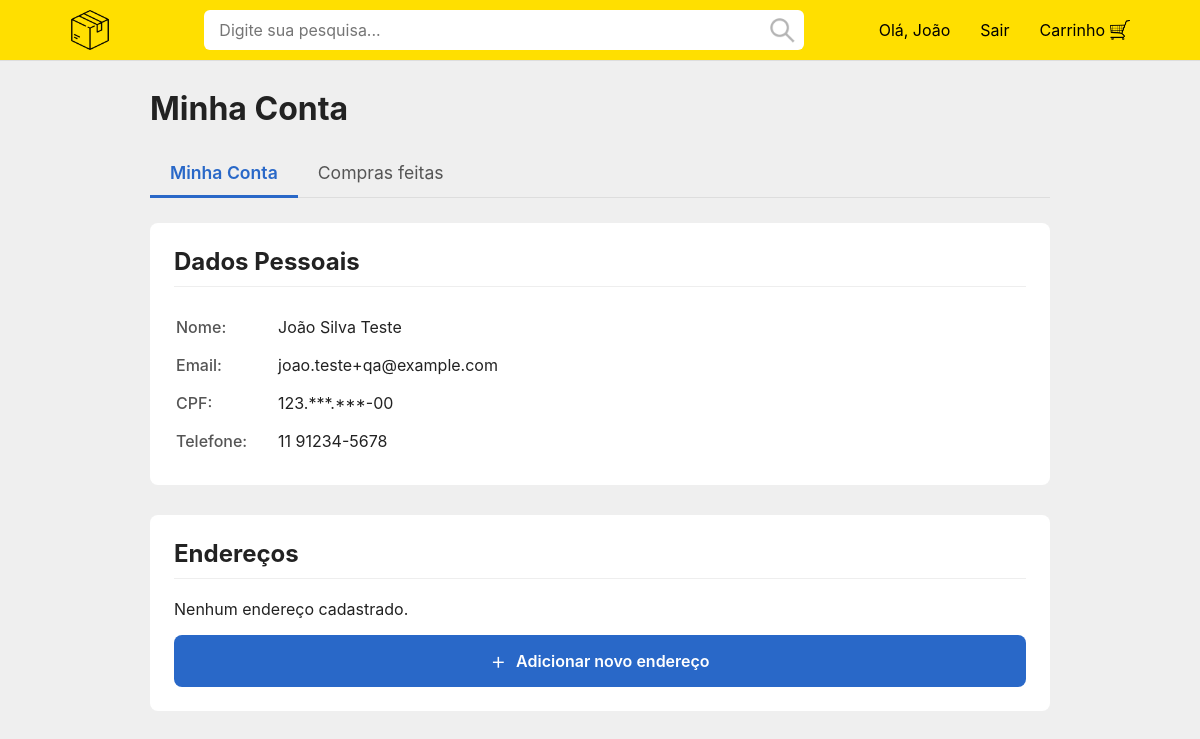
The app's page /tela_minha_conta.php (signed in) with its own data.
### tables this page shows
CREATE TABLE `usuarios` (
  `id` int NOT NULL,
  `nome` varchar(255) NOT NULL,
  `email` varchar(255) NOT NULL,
  `cpf` varchar(14) NOT NULL,
  `senha` varchar(255) NOT NULL,
  `telefone` varchar(20) DEFAULT NULL,
  `data_cadastro` datetime NOT NULL DEFAULT CURRENT_TIMESTAMP,
  `tipo` varchar(20) NOT NULL DEFAULT 'cliente'
);

### src/tela_minha_conta.php (the view, shortened to what this page needs)
<?php
require '../Banco de dados/conexao.php';
$usuario_id = $_SESSION['usuario_id'];
try {
    $stmt_user = $pdo->prepare("SELECT nome, email, cpf, telefone FROM usuarios WHERE id = ?");
    $stmt_user->execute([$usuario_id]);
    $usuario = $stmt_user->fetch(PDO::FETCH_ASSOC);
} catch (PDOException $e) {
    die("Erro ao buscar dados do usuário: " . $e->getMessage());
}
try {
    $stmt_enderecos = $pdo->prepare("SELECT * FROM enderecos WHERE usuario_id = ? ORDER BY id DESC");
    $stmt_enderecos->execute([$usuario_id]);
    $enderecos = $stmt_enderecos->fetchAll(PDO::FETCH_ASSOC);
} catch (PDOException $e) {
    $enderecos = [];
    error_log("Erro ao buscar endereços: " . $e->getMessage());
}
$nome_usuario = explode(' ', $usuario['nome'])[0];
?>
<!doctype html>
<html lang="pt-BR">
<head>
    <link rel="stylesheet" href="../assets/estilos/style.css">
</head>
<body>
    <header class="topbar">
        <nav class="actions">
            <div class="logo-container">
                <a href="index.php" style="display: flex; align-items: center;">
                    <img src="../assets/imagens/exemplo-logo.png" alt="" style="width: 40px; height: 40px;">
                </a>
            </div>
            <form action="buscar.php" method="GET" style="position: relative; width: 600px; max-width: 100%;">
                <input type="search" id="pesquisa" name="q" placeholder="Digite sua pesquisa..." style="font-size: 16px; width: 100%; height: 40px; padding-left: 15px; padding-right: 45px; border-radius: 6px; border: none; box-sizing: border-box;">
                <button type="submit" style="position: absolute; right: 0; top: 0; height: 40px; width: 45px; border: none; background: transparent; cursor: pointer; display: flex; align-items: center; justify-content: center;">
                    <img src="../assets/imagens/lupa.png" alt="lupa" style="width: 28px; height: 28px; opacity: 0.6;">
                </button>
            </form>
            <div style="display: flex; gap: 30px; align-items: center;">
                <a href="tela_minha_conta.php">Olá, <?php echo htmlspecialchars($nome_usuario); ?></a>
                <a href="../Banco de dados/logout.php">Sair</a>
                <a href="tela_carrinho.php" style="display: flex; align-items: center; gap: 5px;">
                    Carrinho
                    <img src="../assets/imagens/carrinho invertido.png" alt="" style="width: 20px; height: 20px;">
                </a>
            </div>
        </nav>
    </header>
    <main class="container">
        <h1>Minha Conta</h1>
        <div class="tabs-container">
            <button class="tab-button active" data-tab="painel-conta">Minha Conta</button>
            <button class="tab-button" data-tab="painel-compras">Compras feitas</button>
        </div>
        <div id="painel-conta" class="tab-painel active">
            <section class="conta-secao">
                <h2>Dados Pessoais</h2>
                <table class="dados-pessoais">
                    <tr>
                        <td>Nome:</td>
                        <td><?php echo htmlspecialchars($usuario['nome']); ?></td>
                    </tr>
                    <tr>
                        <td>Email:</td>
                        <td><?php echo htmlspecialchars($usuario['email']); ?></td>
                    </tr>
                    <tr>
                        <td>CPF:</td>
                        <td><?php echo htmlspecialchars(substr($usuario['cpf'], 0, 3) . '.***.***-' . substr($usuario['cpf'], -2)); ?></td>
                    </tr>
                    <tr>
                        <td>Telefone:</td>
                        <td><?php echo htmlspecialchars($usuario['telefone']); ?></td>
                    </tr>
                </table>
            </section>
            <section class="conta-secao">
                <h2>Endereços</h2>
                <?php if (empty($enderecos)): ?>
                    <p>Nenhum endereço cadastrado.</p>
                <?php endif; ?>
                <a href="tela_novo_endereco.php" class="btn-adicionar-endereco">
                    <span>+</span> Adicionar novo endereço
                </a>
            </section>
        </div>
    </main>
</body>
</html>

### assets/estilos/style.css (style rules this page uses)
:root { --yellow: #ffdf00; --muted: #efefef; --card-bg: #ffffff; --text: #222; }
* { box-sizing: border-box; font-family: Inter, Arial, Helvetica, sans-serif; }
body { margin: 0; background: var(--muted); color: var(--text); }
.topbar { background: var(--yellow); padding: 10px 0; border-bottom: 1px solid #ddd; position: sticky; top: 0; z-index: 5; }
.topbar .actions { max-width: 1100px; margin: 0 auto; padding: 0 20px; height: auto; display: flex; justify-content: space-between; align-items: center; }
.topbar .actions > form { margin-left: 20px; }
.topbar .actions > div:last-child { display: flex; gap: 30px; align-items: center; }
.topbar a { color: #000; text-decoration: none; }
.container { width: 1100px; max-width: calc(100% - 40px); margin: 28px auto; }
main.container { max-width: 900px; }
.conta-secao { background-color: #ffffff; border-radius: 8px; padding: 24px; margin-bottom: 30px; }
.conta-secao h2 { margin-top: 0; padding-bottom: 10px; border-bottom: 1px solid #eee; }
.btn-adicionar-endereco { display: flex; align-items: center; justify-content: center; width: 100%; padding: 14px 20px; border: none; border-radius: 8px; text-decoration: none; color: #FFFFFF; font-size: 1rem; font-weight: 600; background-color: #2968C8; transition: opacity 0.2s; box-sizing: border-box; }
.btn-adicionar-endereco span { font-size: 1.5rem; font-weight: 300; margin-right: 10px; line-height: 1; }
.dados-pessoais { width: 100%; }
.dados-pessoais td { padding: 8px 0; font-size: 1rem; }
.dados-pessoais td:first-child { font-weight: 500; color: #555; width: 100px; }
.tabs-container { display: flex; border-bottom: 1px solid #ddd; margin-bottom: 25px; }
.tab-button { padding: 12px 20px; border: none; background-color: transparent; font-size: 1.1rem; color: #555; cursor: pointer; position: relative; top: 1px; border-bottom: 3px solid transparent; }
.tab-button.active { color: #2968C8; font-weight: 600; border-bottom-color: #2968C8; }
.tab-painel { display: none; }
.tab-painel.active { display: block; }

### records on screen
usuarios: nome "João", nome "João Silva Teste", email "joao.teste+qa@example.com", cpf "123.***.***-00", telefone "11 91234-5678"
